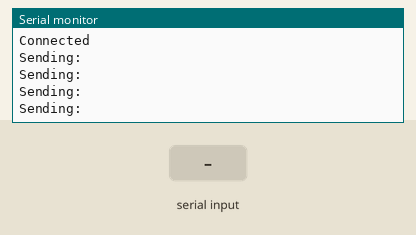
A sketch run on a simulated ESP8266 (NodeMCU). Parts: the last lines printed to the serial monitor. The inputs (shaded band) are chosen by the test bench. WiFi joins after 1.5 s; servers stay silent unless stated.

Above: at 5.7 s.
5.8 s: "1" received over Serial
At 7.2 s:
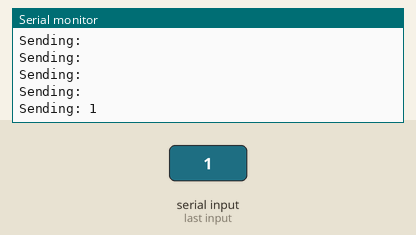
7.3 s: "0" received over Serial
At 8.7 s:
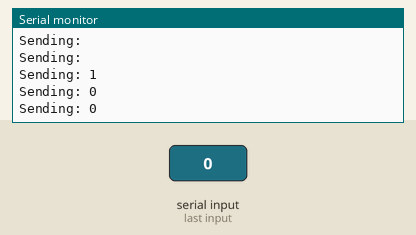
8.8 s: "2" received over Serial
At 10.12 s:
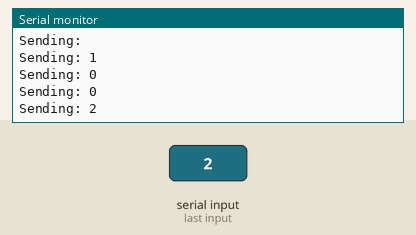
Timing chart, 0 to 11.8 s (numbered marks = the images above; inputs shaded):
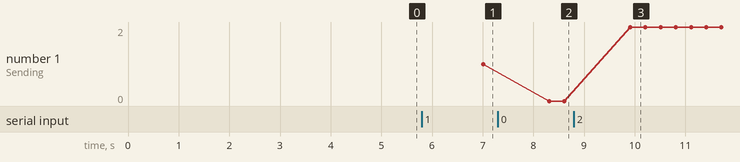

The sketch:

WebClient.ino
```cpp
#include <ESP8266WiFi.h>

#include <ESP8266HTTPClient.h>

String  httpurl;
HTTPClient http;
String msg="";
//WiFiClient client;

void setup()
{
  Serial.begin(115200);
  WiFi.disconnect();
  delay(3000);
  Serial.println("");
  Serial.println("");
  Serial.println("Connecting to ");
  Serial.print("dlink");
   WiFi.begin("dlink","iist@4568");
  while ((!(WiFi.status() == WL_CONNECTED))){
    delay(300);
    Serial.print("...");

  }
  Serial.println("");
  Serial.println("Connected");

}


void loop()
{
  while(Serial.available())
  {
    msg=Serial.readString();
  }
    Serial.println("Sending: "+msg);
    httpurl = "http://";
    httpurl+="192.168.100.101";
    httpurl+="/";
    httpurl+=msg;
    http.begin(httpurl);
    http.GET();
    http.end();
    delay(100);
}
```

Measured:
- after the input at 5.8 s, the serial monitor: prints a new line after 1.2 s (image 1)
- after the input at 7.3 s, the serial monitor: prints a new line after 1.0 s (image 2)
- after the input at 8.8 s, the serial monitor: prints a new line after 1.1 s (image 3)
- plotted number 1: 1 → 0 after the input at 7.3 s, 0 → 2 after the input at 8.8 s
